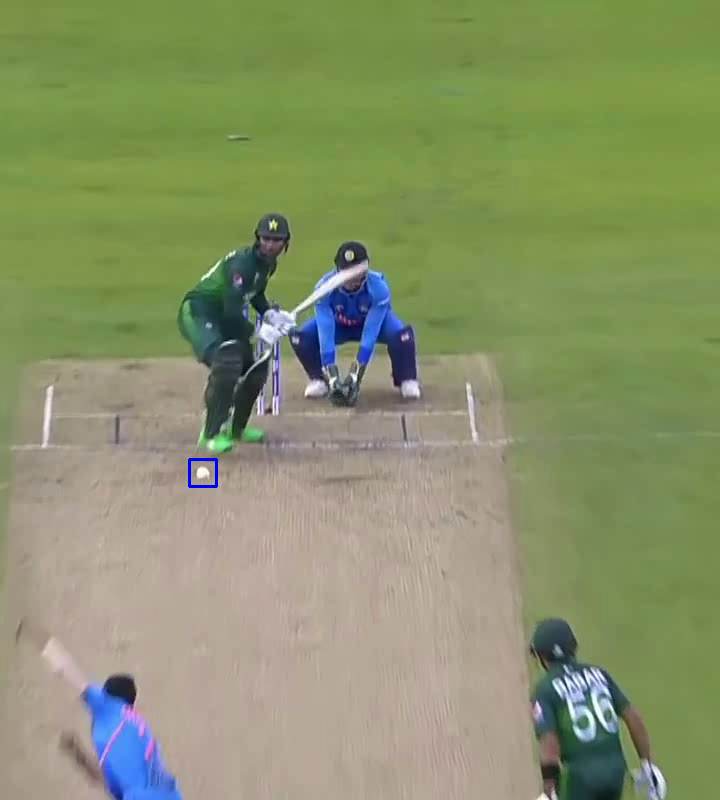
#> input picture frame 12 of ind_pak_bb.mp4, 720 x 800 px, given in place of ind_pak.mp4, which was not available
$ jupyter execute --allow-errors ball_tracker.ipynb   (text cells are left out)
#> lines starting #> are read from the running program, lines starting #| are printed output that depends on the picture; after the words box and inside, x2 and y2 are one past the last pixel; in counts of white or black regions, pixels touching at a corner belong together; pictures that were not available may be replaced by others from this repository, and a replacement may not be noted
[cell 1]
import cv2
import numpy as np
import imutils

video='ind_pak.mp4'

cap = cv2.VideoCapture(video)
cnt=0

# Check if camera opened successfully
if (cap.isOpened()== False):
  print("Error opening video stream or file")

ret,first_frame = cap.read()
#> first_frame is the input picture: shape (800, 720, 3); mean B, G, R 106.2, 146.8, 136.8

while(cap.isOpened()):

  # Capture frame-by-frame
  ret, frame = cap.read()
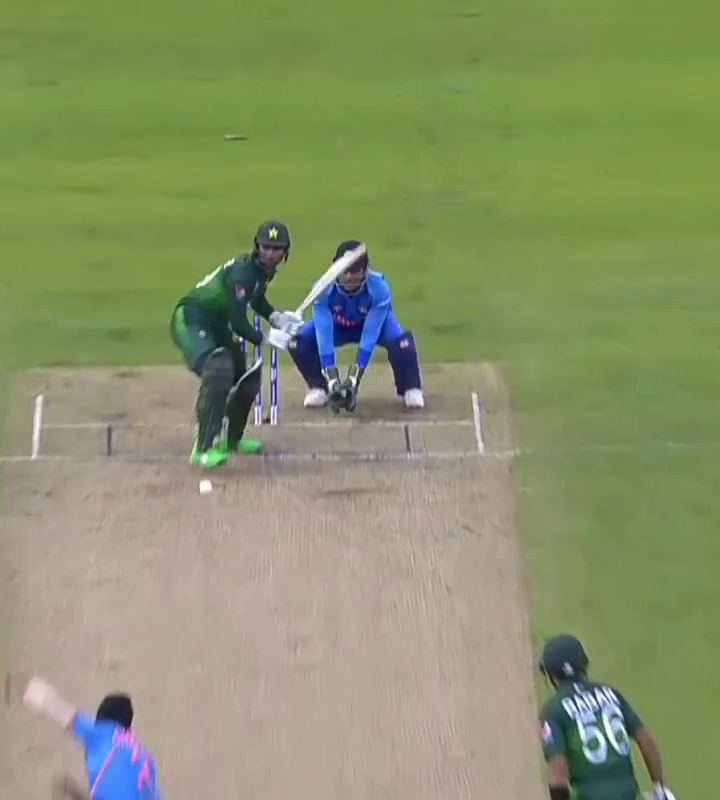
#> input picture frame 13 of ind_pak_bb.mp4, 720 x 800 px, given in place of ind_pak.mp4, which was not available
#> frame is the input picture: shape (800, 720, 3); mean B, G, R 105.9, 147, 137

  if ret == True:

    #removing scorecard
    roi = frame[:800,:]

    #cropping center of an image
    thresh=600

    end = roi.shape[1] - thresh
#> end = 120
    roi = roi[:,thresh:end]
#> roi = empty array

    cv2.imshow("image",roi)

    if cv2.waitKey(25) & 0xFF == ord('q'):
#> (key q is pressed here)
      break

    cv2.imwrite('frames/'+str(cnt)+'.png',roi)
    cnt=cnt+1

  else:
    break

cv2.destroyAllWindows()

[cell 2]
import matplotlib.pyplot as plt
import cv2
import numpy as np
import os
import re

#listing down all the file names
frames = os.listdir('frames/')
frames.sort(key=lambda f: int(re.sub('\D', '', f)))

#reading frames
images=[]
for i in frames:
    img = cv2.imread('frames/'+i)
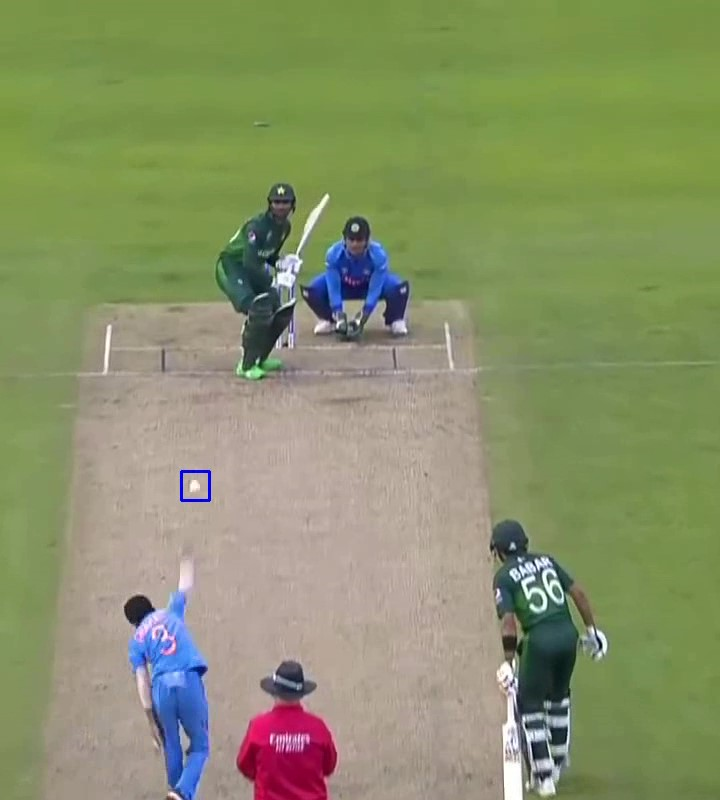
#> input picture 1.jpg, 720 x 800 px, given as the content of the folder frames/, which was not available
#> img is the input picture: shape (800, 720, 3); mean B, G, R 105.7, 145.7, 137
    img = cv2.cvtColor(img, cv2.COLOR_BGR2GRAY)
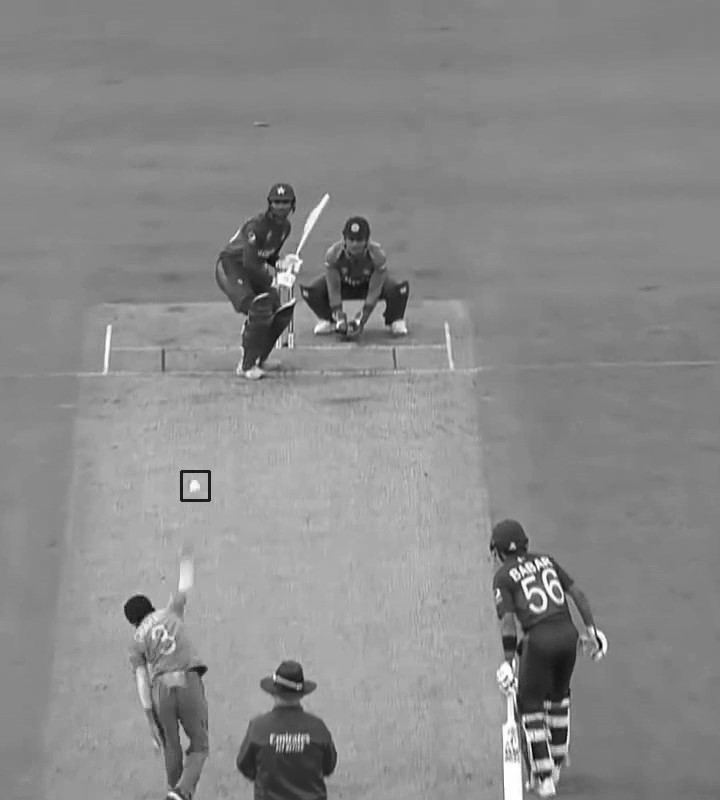
#> img: shape (800, 720); min 3, max 255, mean 138.5
    img = cv2.GaussianBlur(img,(25,25),0)
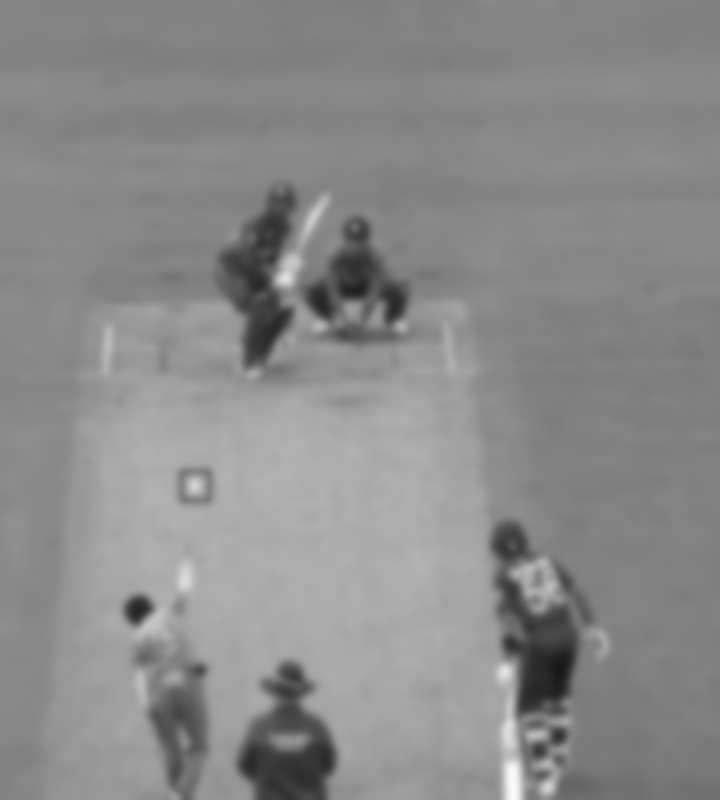
#> img: shape (800, 720); min 24, max 249, mean 138.5
    images.append(img)

images=np.array(images)

[cell 3]
nonzero=[]

for i in range((len(images)-1)):
    mask = cv2.absdiff(images[i],images[i+1])
    _ , mask = cv2.threshold(mask, 50, 255, cv2.THRESH_BINARY)
    num = np.count_nonzero((mask.ravel()))
    nonzero.append(num)
#> this loop made 0 passes
#> after the loop, nonzero = []

x = np.arange(0,len(images)-1)
#> x = empty array
y = nonzero
#> y = []

plt.figure(figsize=(20,4))
plt.scatter(x,y)
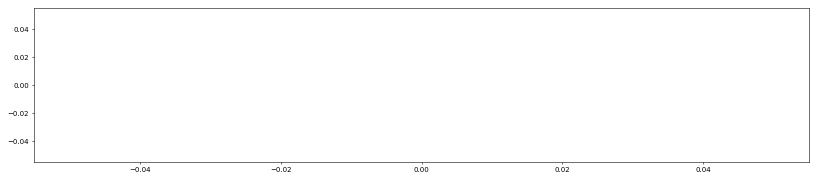
#> figure drawn by matplotlib, 1 panel

[cell 4]
threshold = 15 * 10e3

for i in range(len(images)-1):
    if(nonzero[i]>threshold):
        scene_change_idx = i
        break
#> `img=cv2.resize(img,(25,25))`:
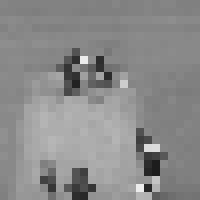
#> img: shape (25, 25) (shown 8 times larger); min 29, max 236, mean 138.4
#> `_ , mask = cv2.threshold(gray, 200, 255, cv2.THRESH_BINARY)`:
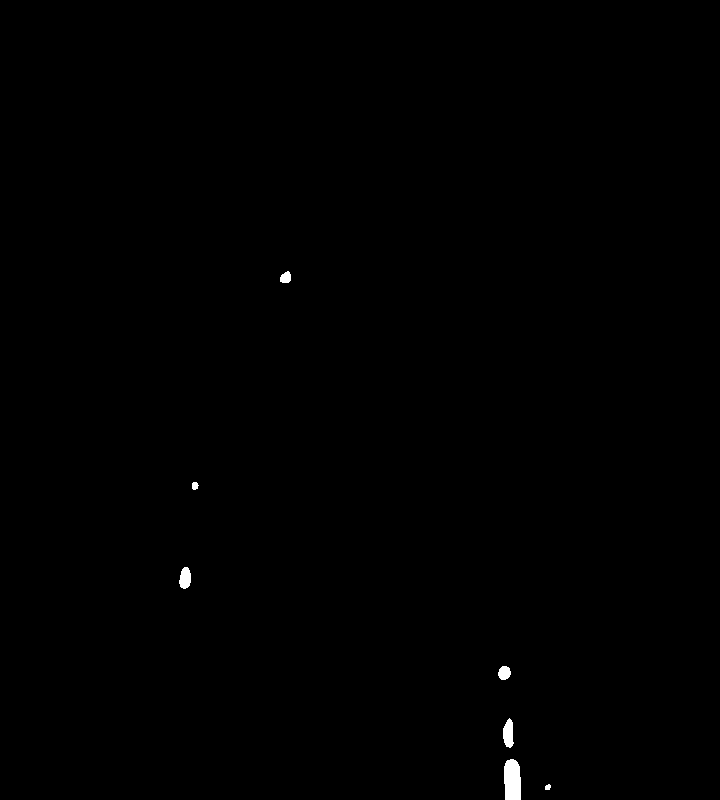
#> mask: shape (800, 720); 0.24% white; 7 white regions
#> `contours, _ = cv2.findContours(mask, cv2.RETR_TREE, cv2.CHAIN_APPROX_S..`: contours = 7 contours; box (x1, y1, x2, y2) and area: (504, 759, 521, 800) 576, (503, 718, 514, 748) 210, (179, 567, 191, 589) 178, (498, 666, 511, 680) 123, (280, 271, 291, 283) 86, (192, 482, 199, 490) 33, (545, 784, 551, 790) 20
#> the loop `for i in range(len(contours)):` made 7 passes
#> pass 1, `cv2.imwrite("patch/"+str(cnt)+".png",img[ymin:ymax,xmin:xmax])`:
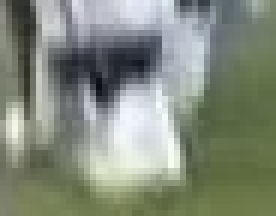
#> saved as 0.png: shape (36, 46, 3) (shown 6 times larger); mean B, G, R 124.9, 139, 131.2
#> after the loop `for i in range(len(contours)):`: cnt = 5

#> (the rest of this cell did not finish here and is left out)

#> (a cell that did not finish here is left out)

#> (a cell that did not finish here is left out)

#> (a cell that did not finish here is left out)

[cell 8]
num=20
cnt=0

#> (the rest of this cell did not finish here and is left out)

[cell 9]
plt.imshow(cv2.imread('patch/0.png'))

[cell 10]
import os
import cv2
import numpy as np
import pandas as pd

folders=os.listdir('data/')
print(f'folders (classes): {folders}')

images=[]
labels= []

#> (the rest of this cell did not finish here and is left out)

[cell 11]
from sklearn.model_selection import train_test_split
#> (the rest of this cell did not finish here and is left out)

[cell 12]
from sklearn.ensemble import RandomForestClassifier
rfc = RandomForestClassifier(max_depth=3)
#> (the rest of this cell did not finish here and is left out)

[cell 13]
from sklearn.metrics import classification_report
#> (the rest of this cell did not finish here and is left out)

[cell 14]
ball_df = pd.DataFrame(columns=['frame','x','y','w','h'])
num=20

#> (the rest of this cell did not finish here and is left out)

[cell 15]
ball_df.dropna(inplace=True)
ball_df.reset_index(drop=True,inplace=True)
print(ball_df)

[cell 16]
files = ball_df['frame'].values

num=10

for idx in range(len(files)):
    img = cv2.imread('frames/'+files[idx])

    x=ball_df.loc[idx,'x']
    y=ball_df.loc[idx,'y']
    w=ball_df.loc[idx,'w']
    h=ball_df.loc[idx,'h']

    xmin=x-num
    ymin=y-num
    xmax=x+w+num
    ymax=y+h+num

    cv2.rectangle(img, (xmin, ymin), (xmax, ymax), (255,0,0), 2)
    cv2.imwrite("frames/"+files[idx],img)

[cell 17]
frames = os.listdir('frames/')
frames.sort(key=lambda f: int(re.sub('\D', '', f)))

frame_array=[]

for i in range(len(frames)):
    #reading each files
    img = cv2.imread('frames/'+frames[i])
    height, width, layers = img.shape
#> height = 800; width = 720; layers = 3
    size = (width,height)
#> size = (720, 800)
    #inserting the frames into an image array
    frame_array.append(img)

out = cv2.VideoWriter('ind_pak_bb.mp4',cv2.VideoWriter_fourcc(*'DIVX'), 25, size)

for i in range(len(frame_array)):
    # writing to a image array
    out.write(frame_array[i])
#> this loop made 1 pass

out.release()

$ run again, starting later in the video
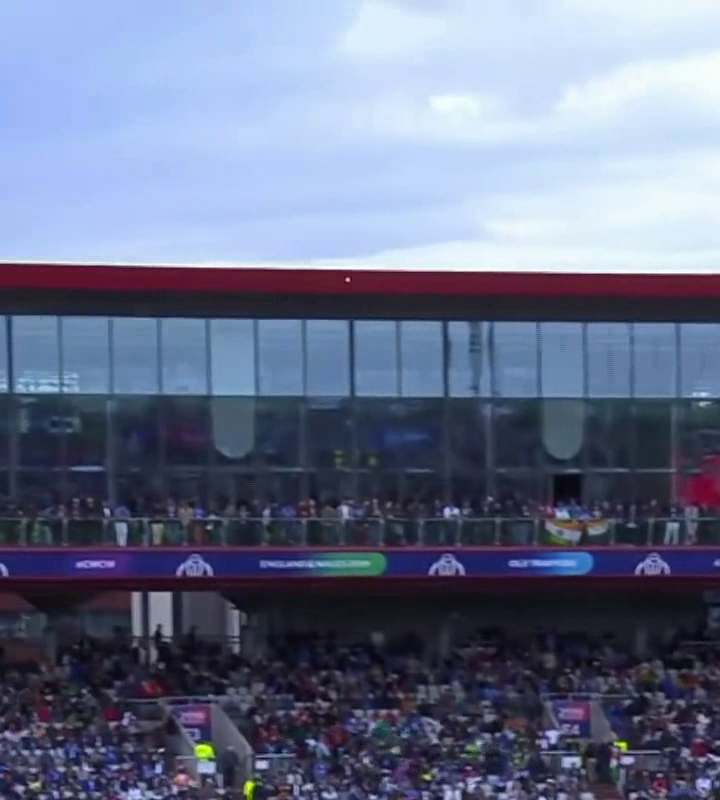
#> input picture frame 58 of ind_pak_bb.mp4, 720 x 800 px, given in place of ind_pak.mp4, which was not available
#> first_frame is the input picture: shape (800, 720, 3); mean B, G, R 138.5, 112.3, 104
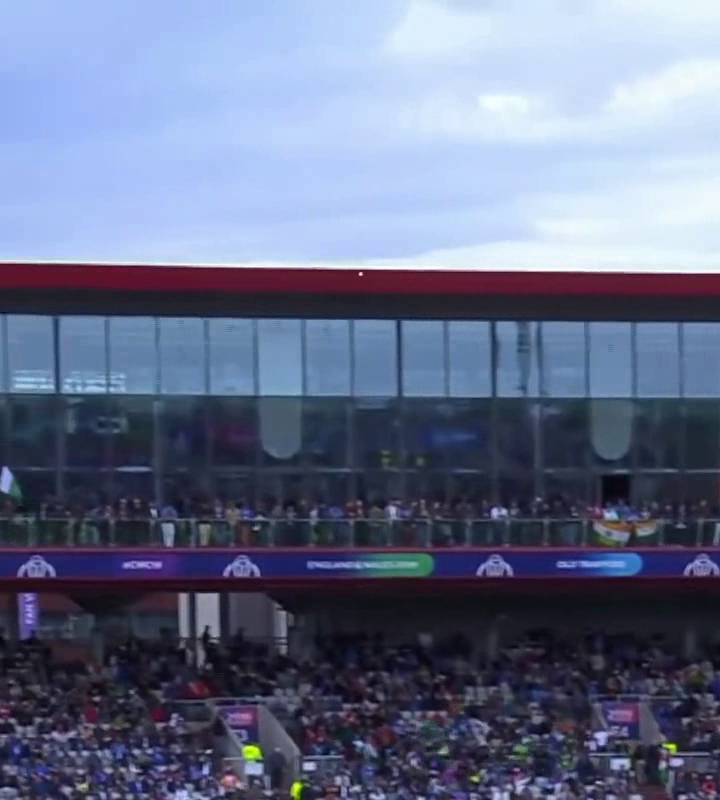
#> input picture frame 59 of ind_pak_bb.mp4, 720 x 800 px, given in place of ind_pak.mp4, which was not available
#> frame is the input picture: shape (800, 720, 3); mean B, G, R 138.3, 110.9, 102.2
#> roi = empty array
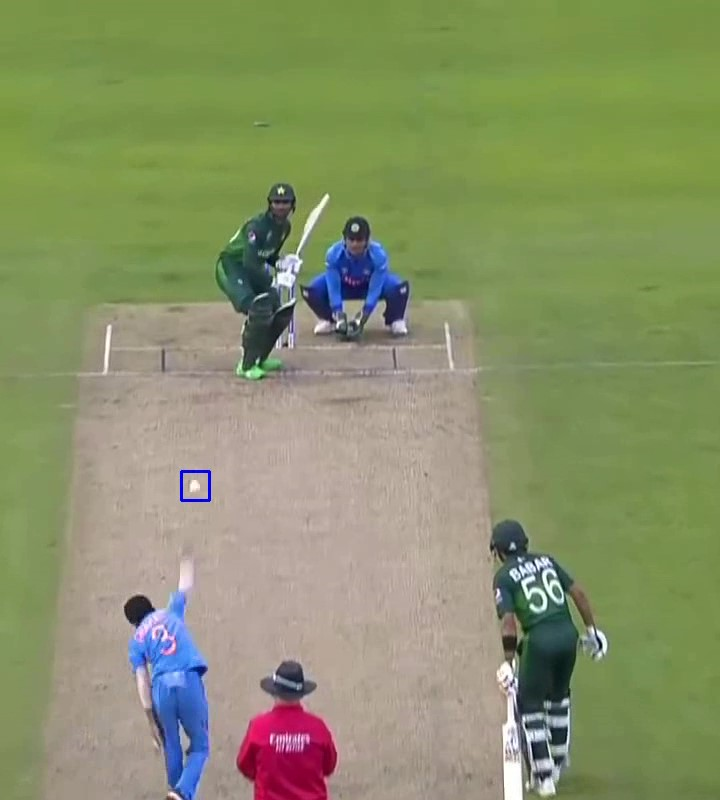
#> input picture 1.jpg, 720 x 800 px, given as the content of the folder frames/, which was not available
#> img is the input picture: shape (800, 720, 3); mean B, G, R 105.7, 145.7, 137
#> after the loop `for i in range((len(images)-1)):`: nonzero = []
#> `x = np.arange(0,len(images)-1)`: x = empty array
#> `y = nonzero`: y = []
#> mask: shape (800, 720); 0.24% white; 7 white regions
#> contours = 7 contours; box (x1, y1, x2, y2) and area: (504, 759, 521, 800) 576, (503, 718, 514, 748) 210, (179, 567, 191, 589) 178, (498, 666, 511, 680) 123, (280, 271, 291, 283) 86, (192, 482, 199, 490) 33, (545, 784, 551, 790) 20
#> the loop `for i in range(len(contours)):` made 7 passes
#> after the loop `for i in range(len(contours)):`: cnt = 5
#> the loop `for i in range(len(frame_array)):` made 1 pass
